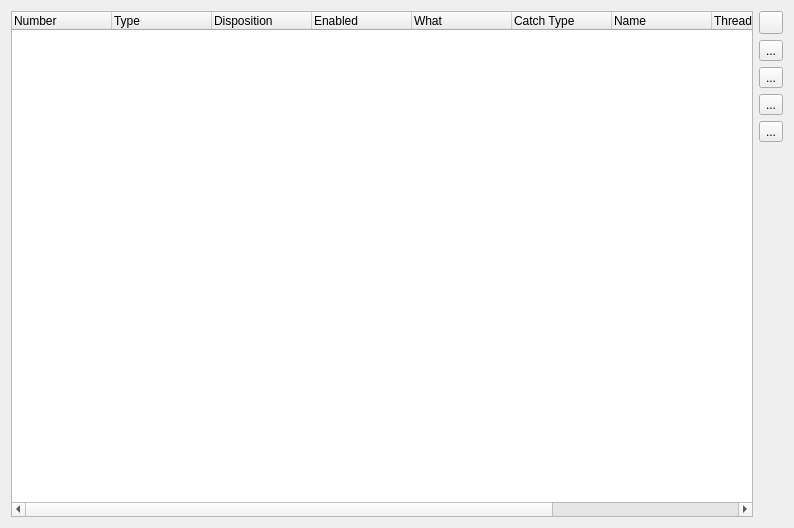
<?xml version="1.0" encoding="UTF-8"?>
<ui version="4.0">
 <class>SeerCatchpointsBrowserWidgetForm</class>
 <widget class="QWidget" name="SeerCatchpointsBrowserWidgetForm">
  <property name="geometry">
   <rect>
    <x>0</x>
    <y>0</y>
    <width>794</width>
    <height>528</height>
   </rect>
  </property>
  <property name="windowTitle">
   <string>Form</string>
  </property>
  <layout class="QGridLayout" name="gridLayout">
   <item row="0" column="0">
    <widget class="QTreeWidget" name="catchpointsTreeWidget">
     <property name="columnCount">
      <number>10</number>
     </property>
     <column>
      <property name="text">
       <string>Number</string>
      </property>
     </column>
     <column>
      <property name="text">
       <string>Type</string>
      </property>
     </column>
     <column>
      <property name="text">
       <string>Disposition</string>
      </property>
     </column>
     <column>
      <property name="text">
       <string>Enabled</string>
      </property>
     </column>
     <column>
      <property name="text">
       <string>What</string>
      </property>
     </column>
     <column>
      <property name="text">
       <string>Catch Type</string>
      </property>
     </column>
     <column>
      <property name="text">
       <string>Name</string>
      </property>
     </column>
     <column>
      <property name="text">
       <string>Thread Groups</string>
      </property>
     </column>
     <column>
      <property name="text">
       <string>Times</string>
      </property>
     </column>
     <column>
      <property name="text">
       <string>Used</string>
      </property>
     </column>
    </widget>
   </item>
   <item row="0" column="1">
    <layout class="QVBoxLayout" name="verticalLayout">
     <item>
      <widget class="QToolButton" name="refreshCatchpointsToolButton">
       <property name="toolTip">
        <string>Refresh the list of catchpoints.</string>
       </property>
       <property name="text">
        <string/>
       </property>
       <property name="icon">
        <iconset resource="../SeeDataStructureRc.qrc">
         <normaloff>:/resources/RelaxLightIcons/view-refresh.svg</normaloff>:/resources/RelaxLightIcons/view-refresh.svg</iconset>
       </property>
      </widget>
     </item>
     <item>
      <widget class="QToolButton" name="addCatchpointToolButton">
       <property name="toolTip">
        <string>Add a new catchpoint.</string>
       </property>
       <property name="text">
        <string>...</string>
       </property>
       <property name="icon">
        <iconset resource="../SeeDataStructureRc.qrc">
         <normaloff>:/resources/RelaxLightIcons/document-new.svg</normaloff>:/resources/RelaxLightIcons/document-new.svg</iconset>
       </property>
      </widget>
     </item>
     <item>
      <widget class="QToolButton" name="deleteCatchpointsToolButton">
       <property name="toolTip">
        <string>Delete selected catchpoints.</string>
       </property>
       <property name="text">
        <string>...</string>
       </property>
       <property name="icon">
        <iconset resource="../SeeDataStructureRc.qrc">
         <normaloff>:/resources/RelaxLightIcons/edit-delete.svg</normaloff>:/resources/RelaxLightIcons/edit-delete.svg</iconset>
       </property>
      </widget>
     </item>
     <item>
      <widget class="QToolButton" name="enableCatchpointsToolButton">
       <property name="toolTip">
        <string>Enable selected catchpoints.</string>
       </property>
       <property name="text">
        <string>...</string>
       </property>
       <property name="icon">
        <iconset resource="../SeeDataStructureRc.qrc">
         <normaloff>:/resources/RelaxLightIcons/list-add.svg</normaloff>:/resources/RelaxLightIcons/list-add.svg</iconset>
       </property>
      </widget>
     </item>
     <item>
      <widget class="QToolButton" name="disableCatchpointsToolButton">
       <property name="toolTip">
        <string>Disable selected catchpoints.</string>
       </property>
       <property name="text">
        <string>...</string>
       </property>
       <property name="icon">
        <iconset resource="../SeeDataStructureRc.qrc">
         <normaloff>:/resources/RelaxLightIcons/list-remove.svg</normaloff>:/resources/RelaxLightIcons/list-remove.svg</iconset>
       </property>
      </widget>
     </item>
     <item>
      <spacer name="verticalSpacer">
       <property name="orientation">
        <enum>Qt::Vertical</enum>
       </property>
       <property name="sizeHint" stdset="0">
        <size>
         <width>20</width>
         <height>40</height>
        </size>
       </property>
      </spacer>
     </item>
    </layout>
   </item>
  </layout>
 </widget>
 <resources>
  <include location="../SeeDataStructureRc.qrc"/>
 </resources>
 <connections/>
</ui>
